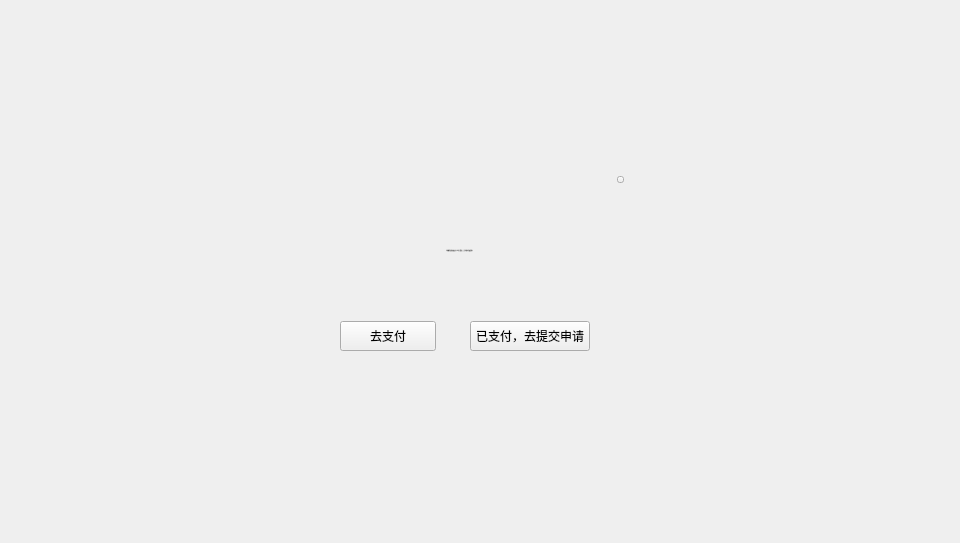
<?xml version="1.0" encoding="UTF-8"?>
<ui version="4.0">
 <class>ApplyChoiceDialog</class>
 <widget class="QDialog" name="ApplyChoiceDialog">
  <property name="geometry">
   <rect>
    <x>0</x>
    <y>0</y>
    <width>960</width>
    <height>543</height>
   </rect>
  </property>
  <property name="windowTitle">
   <string>Dialog</string>
  </property>
  <widget class="QWidget" name="widget" native="true">
   <property name="geometry">
    <rect>
     <x>0</x>
     <y>0</y>
     <width>960</width>
     <height>543</height>
    </rect>
   </property>
   <widget class="QWidget" name="containerWidget" native="true">
    <property name="geometry">
     <rect>
      <x>290</x>
      <y>171</y>
      <width>340</width>
      <height>200</height>
     </rect>
    </property>
    <widget class="QLabel" name="textLabel">
     <property name="geometry">
      <rect>
       <x>60</x>
       <y>30</y>
       <width>220</width>
       <height>100</height>
      </rect>
     </property>
     <property name="font">
      <font>
       <family>微软雅黑</family>
       <pointsize>-1</pointsize>
       <weight>50</weight>
       <italic>false</italic>
       <bold>false</bold>
      </font>
     </property>
     <property name="styleSheet">
      <string notr="true">QLabel{color: rgb(51,51,51);font: 14px &quot;微软雅黑&quot;;}
</string>
     </property>
     <property name="text">
      <string>你需要先通过转账支付一笔上币费用，上币申请才会被受理。</string>
     </property>
     <property name="alignment">
      <set>Qt::AlignCenter</set>
     </property>
     <property name="wordWrap">
      <bool>true</bool>
     </property>
     <property name="textInteractionFlags">
      <set>Qt::LinksAccessibleByMouse|Qt::TextSelectableByMouse</set>
     </property>
    </widget>
    <widget class="QToolButton" name="payBtn">
     <property name="geometry">
      <rect>
       <x>50</x>
       <y>150</y>
       <width>96</width>
       <height>30</height>
      </rect>
     </property>
     <property name="font">
      <font>
       <family>Microsoft YaHei UI Light Light</family>
      </font>
     </property>
     <property name="cursor">
      <cursorShape>PointingHandCursor</cursorShape>
     </property>
     <property name="styleSheet">
      <string notr="true"/>
     </property>
     <property name="text">
      <string>去支付</string>
     </property>
    </widget>
    <widget class="QToolButton" name="submitBtn">
     <property name="geometry">
      <rect>
       <x>180</x>
       <y>150</y>
       <width>120</width>
       <height>30</height>
      </rect>
     </property>
     <property name="font">
      <font>
       <family>Microsoft YaHei UI Light Light</family>
      </font>
     </property>
     <property name="cursor">
      <cursorShape>PointingHandCursor</cursorShape>
     </property>
     <property name="styleSheet">
      <string notr="true"/>
     </property>
     <property name="text">
      <string>已支付，去提交申请</string>
     </property>
    </widget>
    <widget class="QToolButton" name="closeBtn">
     <property name="geometry">
      <rect>
       <x>327</x>
       <y>5</y>
       <width>7</width>
       <height>7</height>
      </rect>
     </property>
     <property name="cursor">
      <cursorShape>PointingHandCursor</cursorShape>
     </property>
     <property name="focusPolicy">
      <enum>Qt::NoFocus</enum>
     </property>
     <property name="styleSheet">
      <string notr="true"/>
     </property>
     <property name="text">
      <string/>
     </property>
    </widget>
   </widget>
  </widget>
 </widget>
 <resources/>
 <connections/>
</ui>
